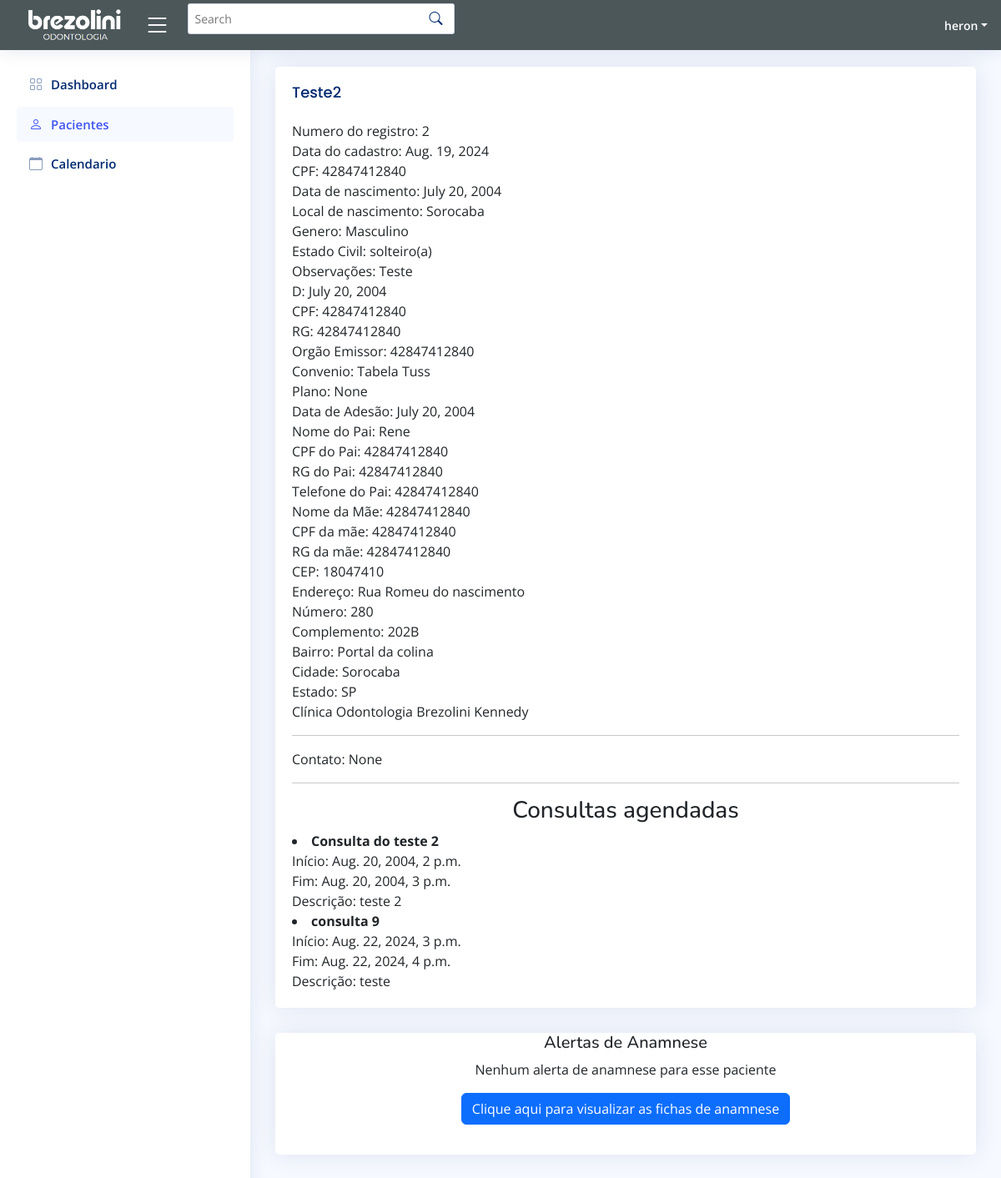
Before: /pagina_paciente/2/ (signed in) with the older database file.
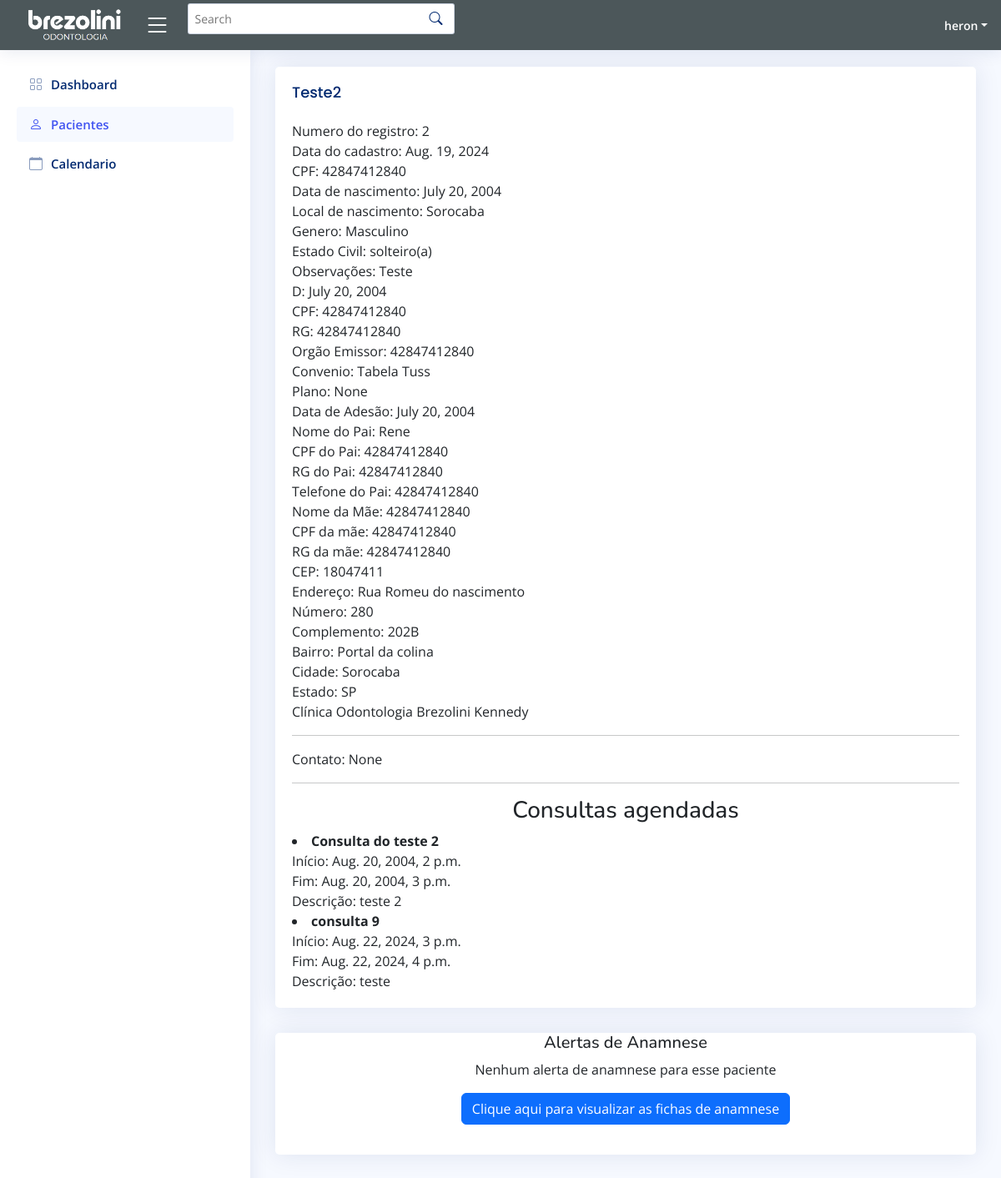
After: the same page with the newer database file.
### app/models.py (models this page shows, shortened)
class Paciente(models.Model):
    Nome = models.CharField(max_length=100, blank=True, null=True)
    Email = models.CharField(max_length=100, blank=True, null=True)
    Data_cadastro = models.DateField(blank=True, null=True)
    Data_Nascimento = models.DateField(blank=True, null=True)
    Estado_civil = models.CharField(max_length=100, blank=True, null=True)
    Grupo = models.CharField(max_length=100, blank=True, null=True)
    Situacao_atual = models.CharField(max_length=100, blank=True, null=True)
    observacoes= models.CharField(max_length=256, blank=True, null=True)
    genero = models.CharField(max_length=100, blank=True, null=True)
    celular = models.CharField(max_length=20, blank=True, null=True)
    clinica = models.CharField(max_length=100, blank=True, null=True)
    local_nascimento = models.CharField(max_length=100, blank=True, null=True)
    CPF = models.CharField(max_length=100, blank=True, null=True)
    RG = models.CharField(max_length=100, blank=True, null=True)
    Orgao_emissor = models.CharField(max_length=100, blank=True, null=True)
    Convenio = models.CharField(max_length=100, blank=True, null=True)
    Plano = models.CharField(max_length=100, blank=True, null=True)
    Data_adesao = models.DateField(blank=True, null=True)
    Nome_pai = models.CharField(max_length=100, blank=True, null=True)
    CPF_pai = models.CharField(max_length=100, blank=True, null=True)
    RG_pai = models.CharField(max_length=100, blank=True, null=True)
    Telefone_pai = models.CharField(max_length=100, blank=True, null=True)
    Nome_mae = models.CharField(max_length=100, blank=True, null=True)
    Cpf_mae = models.CharField(max_length=100, blank=True, null=True)
    Rg_mae = models.CharField(max_length=100, blank=True, null=True)
    Telefone_mae=models.CharField(max_length=100, blank=True, null=True)
    CEP=models.IntegerField(blank=True, null=True)
    Endereco = models.CharField(max_length=100, blank=True, null=True)
    Numero = models.IntegerField(blank=True, null=True)
    Complemento = models.CharField(max_length=100, blank=True, null=True)
    Bairro = models.CharField(max_length=100, blank=True, null=True)
    Cidade = models.CharField(max_length=100, blank=True, null=True)
    Estado = models.CharField(max_length=100, blank=True, null=True)

### app/views.py (the view)
# urls.py: path("pagina_paciente/<int:paciente_id>/", views.pagina_paciente, name='pagina_paciente'),
@login_required(login_url="/")
def pagina_paciente(request, paciente_id):
    paciente=get_object_or_404(Paciente, id=paciente_id)
    eventos = Event.objects.filter(paciente=paciente)
    context={"object":paciente, "eventos":eventos}
    return render(request, 'frontend/pagina_paciente.html', context)

### app/templates/frontend/pagina_paciente.html (shortened to what the changed rows need)
<html lang="en">
  {% load static %}
<head>
    <link rel="stylesheet" href="{% static "style.css" %}">
  <link href="{% static "vendor/bootstrap/css/bootstrap.min.css" %}" rel="stylesheet">
  <link href="{% static "vendor/bootstrap-icons/bootstrap-icons.css" %}" rel="stylesheet">
  <link href="{% static "vendor/boxicons/css/boxicons.min.css" %}" rel="stylesheet">
  <link href="{% static "vendor/quill/quill.snow.css" %}" rel="stylesheet">
  <link href="{% static "vendor/quill/quill.bubble.css" %}" rel="stylesheet">
  <link href="{% static "vendor/remixicon/remixicon.css" %}" rel="stylesheet">
  <link href="{% static "vendor/simple-datatables/style.css" %}" rel="stylesheet">
  <link href="{% static "css/style.css" %}" rel="stylesheet">
</head>
<body>
  <main id="main" class="main">
      <div class="card">
          <div class="card-body">
              <h5 class="card-title">{{ object.Nome }}</h5>
              <div class="row">
                  <div>Numero do registro: {{object.id}}</div>
                  <div>Data do cadastro: {{object.Data_cadastro}}</div>
                  <div>CPF: {{object.CPF}}</div>
                  <div>Data de nascimento: {{object.Data_Nascimento}}</div>
                  <div>Local de nascimento: {{object.local_nascimento}}</div>
                  <div>Genero: {{object.genero}}</div>
                  <div>Estado Civil: {{object.Estado_civil}}</div>
                  <div>Observações: {{object.observacoes}}</div>
                  <div>D: {{object.Data_Nascimento}}</div>
                  <div>CPF: {{object.CPF}}</div>
                  <div>RG: {{object.RG}}</div>
                  <div>Orgão Emissor: {{object.Orgao_emissor}}</div>
                  <div>Convenio: {{object.Convenio}}</div>
                  <div>Plano: {{object.Plano}}</div>
                  <div>Data de Adesão: {{object.Data_adesao}}</div>
                  <div>Nome do Pai: {{object.Nome_pai}}</div>
                  <div>CPF do Pai: {{object.CPF_pai}}</div>
                  <div>RG do Pai: {{object.RG_pai}}</div>
                  <div>Telefone do Pai: {{object.Telefone_pai}}</div>
                  <div>Nome da Mãe: {{object.Nome_mae}}</div>
                  <div>CPF da mãe: {{object.Cpf_mae}}</div>
                  <div>RG da mãe: {{object.Rg_mae}}</div>
                  <div>CEP: {{object.CEP}}</div>
                  <div>Endereço: {{object.Endereco}}</div>
                  <div>Número: {{object.Numero}}</div>
                  <div>Complemento: {{object.Complemento}}</div>
                  <div>Bairro: {{object.Bairro}}</div>
                  <div>Cidade: {{object.Cidade}}</div>
                  <div>Estado: {{object.Estado}}</div>
              </div>
              <div class="row">
                <div>Clínica Odontologia Brezolini Kennedy</div>
            </div>
            <hr>
            <div class="row">
              <div>Contato: {{object.celular}} </div>
          </div><hr>
          <h3 style="text-align: center;">Consultas agendadas</h3>
          {% if eventos %}
          {% for evento in eventos %}
              <li>
                  <strong>{{ evento.title }}</strong><br>
                  Início: {{ evento.start_time }}<br>
                  Fim: {{ evento.end_time }}<br>
                  Descrição: {{ evento.description }}
              </li>
          {% endfor %}
      {% else %}
          <li>Sem eventos associados.</li>
      {% endif %}
          </div>
      </div>
  </main>
</body>
</html>

Changed rows visible on the page:
changed Paciente "Teste2": CEP "18047410" → "18047411"
